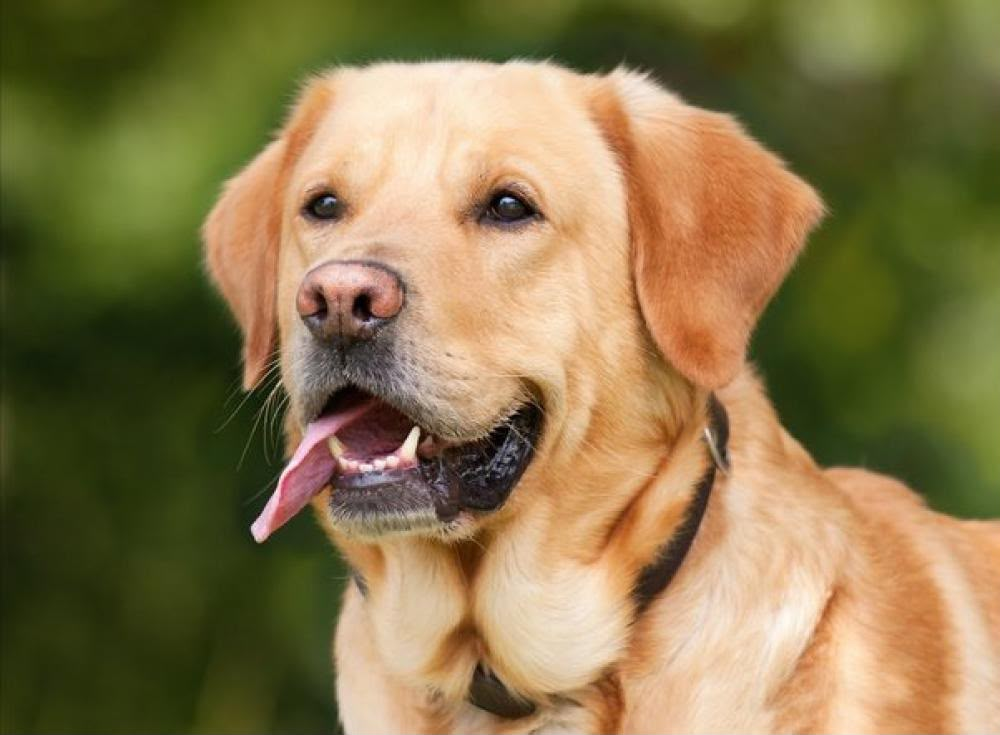
#> input picture Dog.jpeg, 1000 x 735 px
$ jupyter execute openCV.ipynb
#> lines starting #> are read from the running program, lines starting #| are printed output that depends on the picture; after the words box and inside, x2 and y2 are one past the last pixel; in counts of white or black regions, pixels touching at a corner belong together
# Object detection by OpenCV library

## Install OpenCV library

## Disblay image

[cell 1]
import cv2
import matplotlib.pyplot as plt

img = cv2.imread("Dog.jpeg")
#> img is the input picture: shape (735, 1000, 3); mean B, G, R 76.6, 119.6, 136.9

img_rgb = cv2.cvtColor(img, cv2.COLOR_BGR2RGB)

plt.imshow(img_rgb)
plt.axis("off")
plt.show()

To convert BGR to RGB, we us a function:

[cell 2]
import cv2
import matplotlib.pyplot as plt

img = cv2.imread("Dog.jpeg")
gray_img = cv2.cvtColor(img, cv2.COLOR_BGR2GRAY)
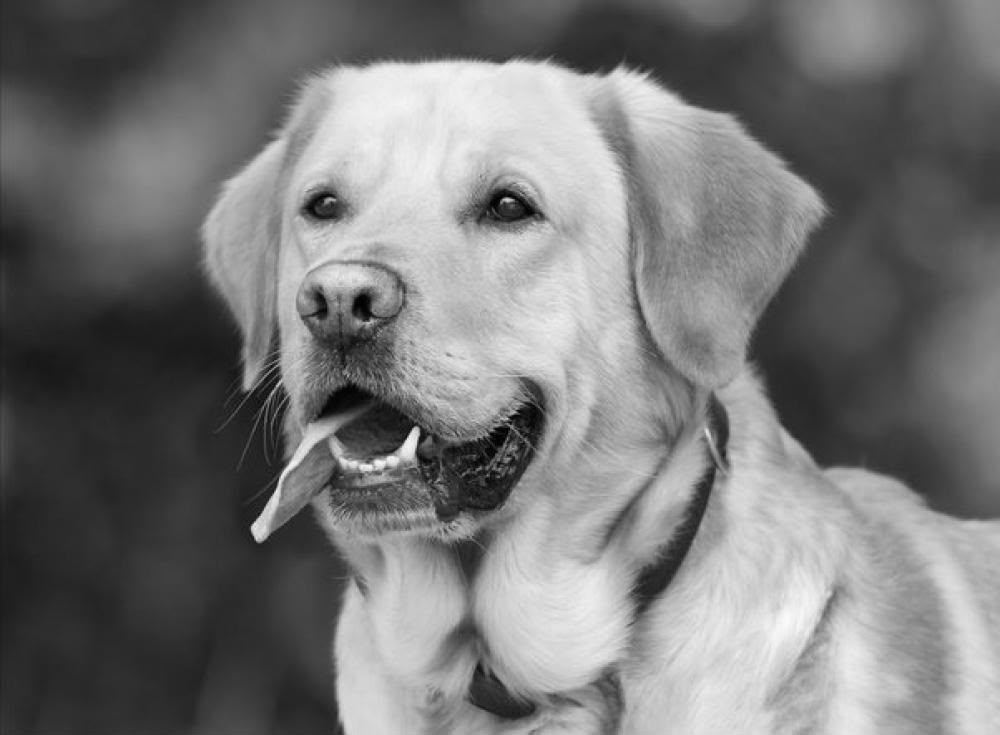
#> gray_img: shape (735, 1000); min 0, max 250, mean 119.9

plt.imshow(gray_img, cmap="gray")
plt.axis("off")
plt.show()

[cell 3]
import cv2
import matplotlib.pyplot as plt

img = cv2.imread("Dog.jpeg")
img_rgb = cv2.cvtColor(img, cv2.COLOR_BGR2RGB)

hsv = cv2.cvtColor(img, cv2.COLOR_BGR2HSV)
#> hsv: shape (735, 1000, 3); mean H, S, V 27.4, 137.1, 142

lower_orange = (5, 80, 80)
upper_orange = (25, 255, 255)

mask = cv2.inRange(hsv, lower_orange, upper_orange)
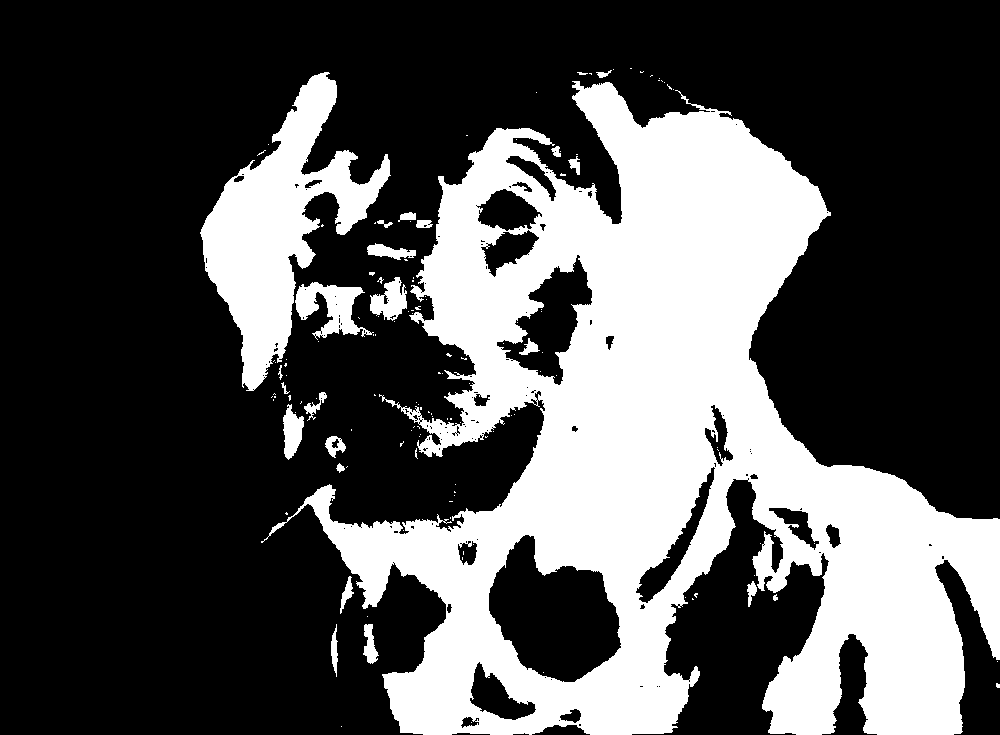
#> mask: shape (735, 1000); 32% white; 135 white regions (111 under 20 px), largest, box (x1, y1, x2, y2) and area: (261, 81, 1000, 735) 206028, (200, 72, 391, 391) 22426, (295, 282, 374, 340) 2176
result = cv2.bitwise_and(img_rgb, img_rgb, mask=mask)
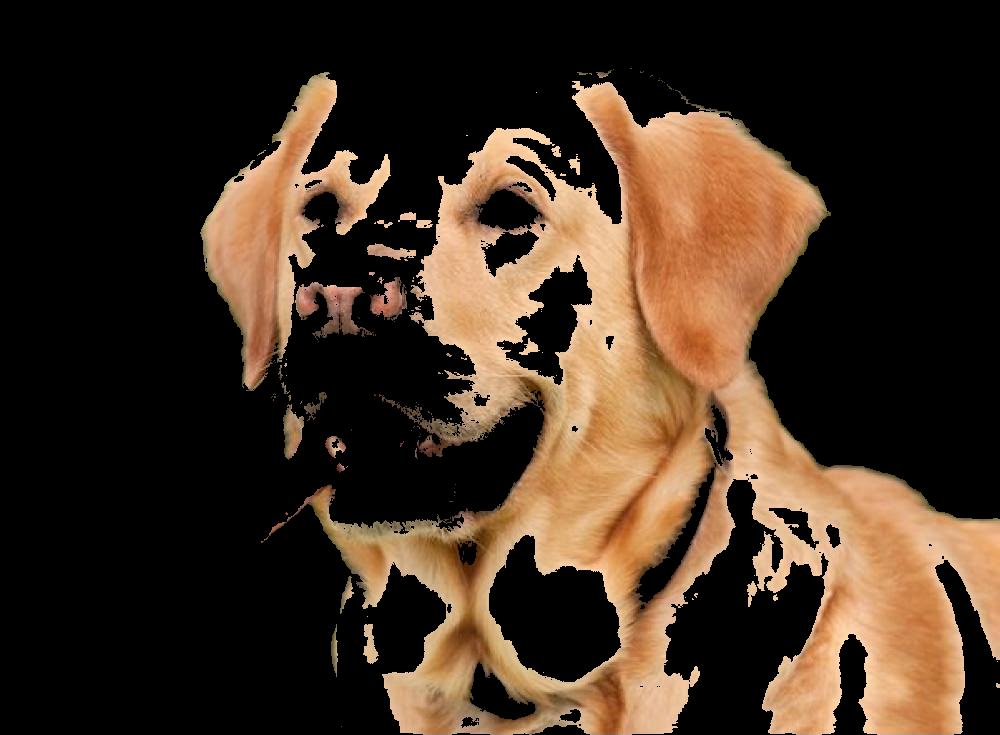
#> result: shape (735, 1000, 3); mean R, G, B 65, 47.9, 33.3

plt.figure(figsize=(10, 6))
plt.imshow(result)
plt.axis("off")
plt.title("Orange Color Recognition")
plt.show()

[cell 4]
import cv2
import matplotlib.pyplot as plt

img = cv2.imread("Persons-Faces.jpeg")
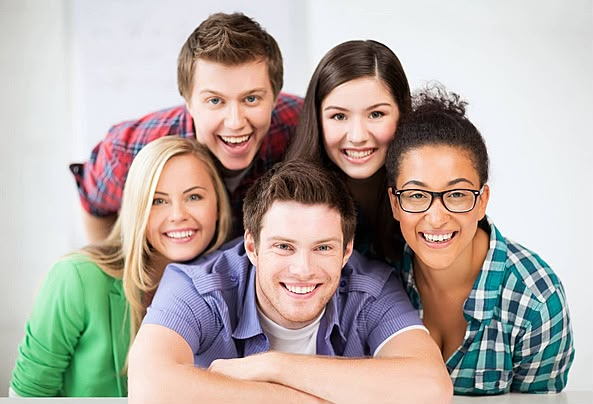
#> input picture Persons-Faces.jpeg, 593 x 404 px
#> img is the input picture: shape (404, 593, 3); mean B, G, R 163.7, 170.2, 179.8
img_rgb = cv2.cvtColor(img, cv2.COLOR_BGR2RGB)
#> img_rgb: shape (404, 593, 3)

plt.figure(figsize=(10,6))
plt.imshow(img_rgb)
plt.axis("off")
plt.title("Persons-Faces")
plt.show()
